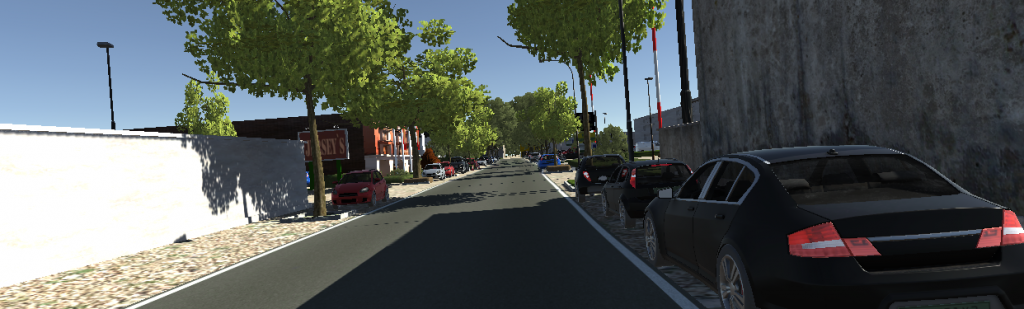
%> input picture L10/Images/L10_image_04.png, 1024 x 309 px
$ octave L10.m   (GNU Octave 9; MATLAB toolbox functions it lacks are replaced by stand-ins)
%> lines starting %> are read from the running program, lines starting %| are printed output that depends on the picture; in (x1, y1, x2, y2) boxes, pixels count from 0 and x2, y2 are one past the last pixel; in counts of white or black regions, pixels touching at a corner belong together; the program's own positions count from 1
im1 = imread('Images/L10_image_04.png');  %de modificat
%> im1 is the input picture: size 309x1024x3 uint8; mean R, G, B 85.7, 91.4, 90.3
gray = rgb2gray(im1);


[rows, columns] = size(gray);
%> rows = 309; columns = 1024
roi = gray(floor(rows/2):end, :);

% gaussian blur - optional; voiam doar sa vad daca reusesc sa scot putin
% din zgomot
blurred = imgaussfilt(roi, 2);

% edge detection - am mers doar cu canny; nu am testat celelalte metode
edges = edge(blurred, 'canny');
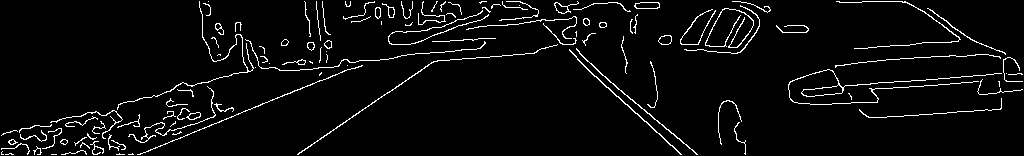
%> edges: size 156x1024 logical; 4.4% white in thin lines or dots

% Hough Transform
[H, theta, rho] = hough(edges);
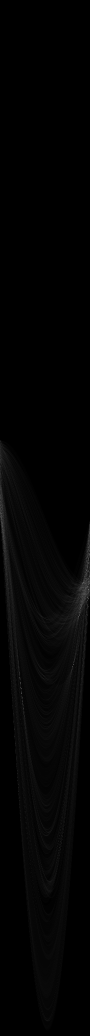
%> H: size 2071x180 double (shown at 1/2 size); min 0, max 186, mean 3.4
%> theta = 180 values from -90 to 89; rho = 2071 values from -1035 to 1035
peaks = houghpeaks(H, 5, 'threshold', ceil(0.5*max(H(:))));
%> peaks = [1231 159; 1180 177; 1366 41; 1329 147; 1126 177]
lines = houghlines(edges, theta, rho, peaks, 'FillGap', 50, 'MinLength', 100);
%> lines = 6 lines; point1 to point2 (x, y): (518, 2) to (141, 155), (522, 3) to (299, 154), (515, 2) to (698, 155), (1018, 74) to (789, 90), (200, 131) to (13, 145), (745, 39) to (623, 48)

% Plot pe imaginea originala
figure, imshow(im1), hold on
for k = 1:length(lines)
    xy = [lines(k).point1; lines(k).point2];

    % un filtru pentru liniile orizontale (nu ar trebui sa fie benzi de
    % circulatie..
    angle = atan2(xy(2,2) - xy(1,2), xy(2,1) - xy(1,1)) * 180 / pi;
    if abs(angle) < 85 && abs(angle) > 30 % valori euristice

        % ajustarea coordonatelor liniilor pe coordonatele din imaginea originala
        xy(:,2) = xy(:,2) + floor(rows/2);

        % plotare linii pe imaginea originala
        plot(xy(:,1), xy(:,2), 'LineWidth', 2, 'Color', 'green');

        % plotare inceput si sfarsit linii - optional
        plot(xy(1,1), xy(1,2), 'x', 'LineWidth', 2, 'Color', 'yellow');
        plot(xy(2,1), xy(2,2), 'x', 'LineWidth', 2, 'Color', 'red');
    end
end
%> this loop made 6 passes
%> angle on passes 1 to 6: 157.9, 176, 175.7, 39.9, 145.9, 175.8
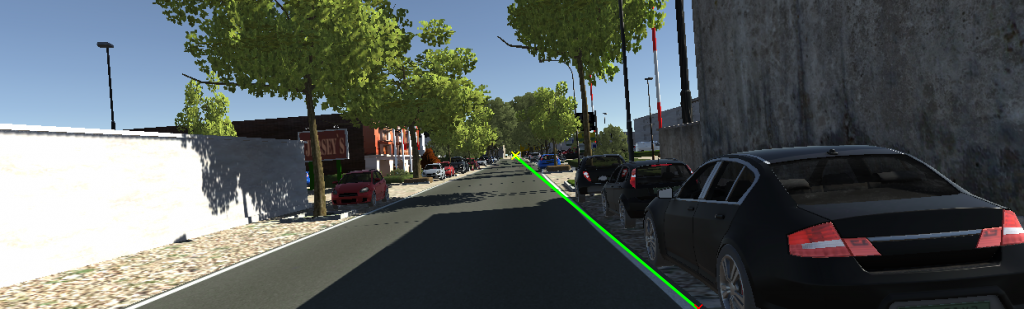
%> figure redrawn from the program's plot data
hold off

%% P1
i1 = imread('Images/building.tif');
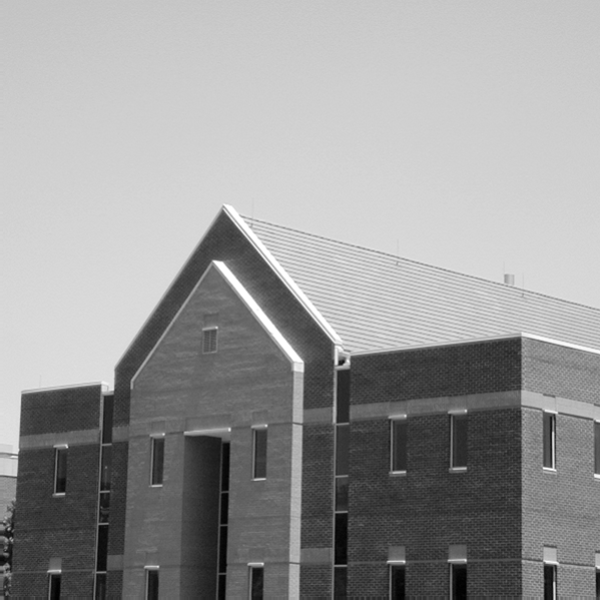
%> input picture L10/Images/building.tif, 600 x 600 px
%> i1 is the input picture: size 600x600 uint8; min 0, max 255, mean 152.8
% figure;imshow(i1);
is = edge(i1,'sobel');
%> is: size 600x600 logical; 3% white in thin lines or dots, all inside (x1, y1, x2, y2) = (0, 204, 600, 600)
ip = edge(i1,'prewitt');
ir = edge(i1,'roberts');
ic = edge(i1,'canny');
%> ic: size 600x600 logical; 2.5% white in thin lines or dots, all inside (x1, y1, x2, y2) = (1, 204, 599, 599)
il = edge(i1,'log');
%> il: size 600x600 logical; 5.1% white in thin lines or dots, all inside (x1, y1, x2, y2) = (1, 202, 599, 599)
%% valori implicite
subplot(3,2,1)
imshow(is);title('Muchii detectate cu Sobel');
subplot(3,2,2)
imshow(ip);title('Muchii detectate cu Prewitt');
subplot(3,2,3)
imshow(ir);title('Muchii detectate cu Roberts');
subplot(3,2,4)
imshow(ic);title('Muchii detectate cu Canny');
subplot(3,2,5)
imshow(il);title('Muchii detectate cu LoG');
%% valori schimbate

%% P2

%% P3

%% P4
im1 = imread('Images/L10_image_02.png');
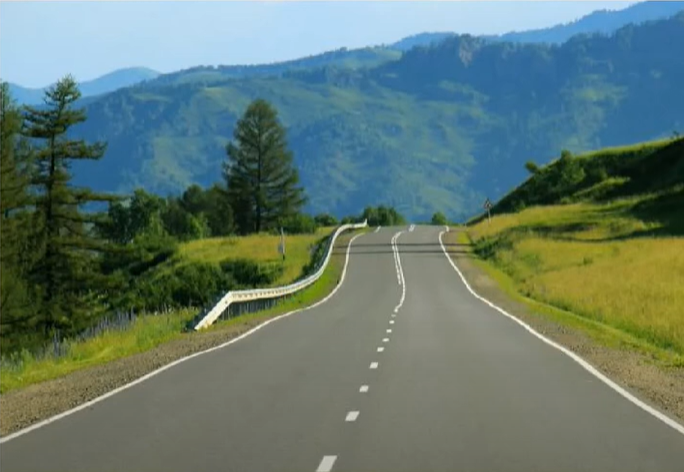
%> input picture L10/Images/L10_image_02.png, 684 x 472 px
%> im1 is the input picture: size 472x684x3 uint8; mean R, G, B 98.9, 120.3, 111
im1 = rgb2gray(im1);
%> im1: size 472x684 uint8
imp = edge(im1,'canny',0.1);
%> imp: size 472x684 logical; 7% white in thin lines or dots
subplot(1,2,1)
imshow(imp);
title('imaginea canny');
% [H,theta,Ro]=hough(imp,'RhoResolution',0.5,'Theta',-90:0.5:89.5);
[H,theta,Ro] = hough(imp);
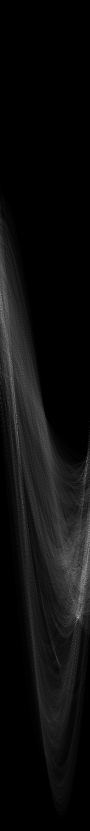
%> H: size 1661x180 double (shown at 1/2 size); min 0, max 205, mean 13.6
%> Ro = 1661 values from -830 to 830
% V=houghpeaks(H,2,'threshold',ceil(0.3*max(H(:))));
V=houghpeaks(H,1);
%> V = [831 33]
% Lines=houghlines(imp,theta,Ro,V,'FillGap',10,'MinLength',25);
Lines = houghlines(imp,theta,Ro,V);
%> Lines = 4 lines; point1 to point2 (x, y): (472, 295) to (581, 364), (618, 386) to (683, 427), (348, 218) to (406, 254), (217, 136) to (253, 158)
subplot(1,2,2)
hold on
imshow(im1);
for i=1:length(Lines)
    im = [Lines(i).point1; Lines(i).point2];
    plot(im(:,1),im(:,2),'LineWidth',3,'Color','red');
end
%> this loop made 4 passes
%> im on passes 1 to 4: [217 136; 253 158], [348 218; 406 254], [472 295; 581 364], [618 386; 683 427]
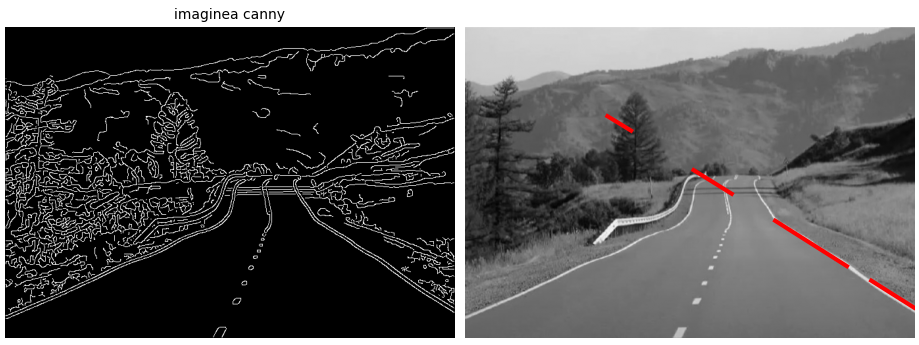
%> figure redrawn from the program's plot data, 2 panels
